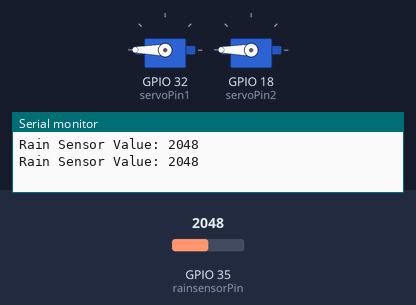
A sketch run on a simulated ESP32. Parts: 2 × servo, the last lines printed to the serial monitor. The inputs (shaded band) are chosen by the test bench; at power-on: GPIO 35 (rainsensorPin) = 2048.

Above: at 1.8 s.
1.9 s: GPIO 35 (rainsensorPin) set to 2429
3.4 s: GPIO 35 (rainsensorPin) set to 2560
At 5.1 s:
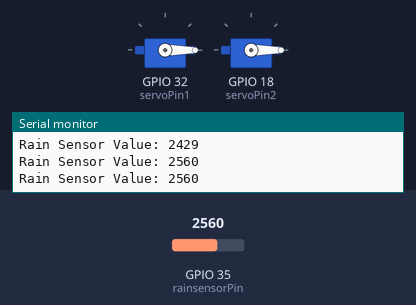
5.5 s: GPIO 35 (rainsensorPin) set to 2460
At 7.2 s:
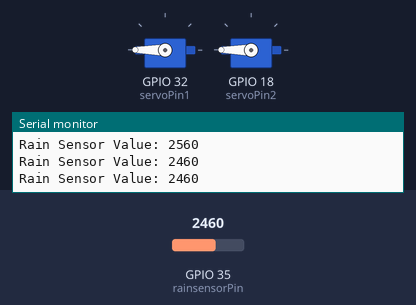
7.5 s: GPIO 35 (rainsensorPin) set to 2540
At 9.3 s:
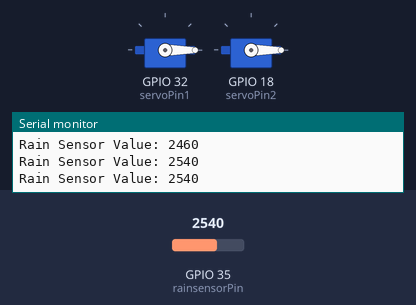
Timing chart, 0 to 10.5 s (numbered marks = the images above; inputs shaded):
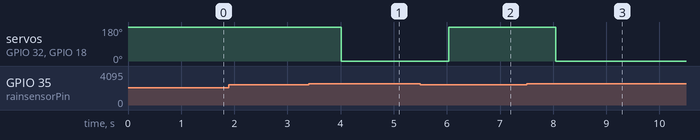

Measured:
- the behaviour switches between 2499 and 2500 on GPIO 35 (rainsensorPin) (found by bisection; images 0 and 1)
- after the input at 3.4 s, servo on GPIO 32 (servoPin1), servo on GPIO 18 (servoPin2): 180° → 0° after 0.62 s
- after the input at 5.5 s, servo on GPIO 32 (servoPin1), servo on GPIO 18 (servoPin2): 0° → 180° after 0.53 s
- after the input at 7.5 s, servo on GPIO 32 (servoPin1), servo on GPIO 18 (servoPin2): 180° → 0° after 0.55 s

The sketch:

shutter.ino
```cpp
#include <ESP32Servo.h>
Servo myservo;  // create servo object to control a servo
Servo myservo1;  // create servo object to control a servo
// 16 servo objects can be created on the ESP32

int pos1 = 0;    // variable to store the servo position
int pos2 = 0;    // variable to store the servo position

// Recommended PWM GPIO pins on the ESP32 include 2,4,12-19,21-23,25-27,32-33
int servoPin1 = 32;
int servoPin2 = 18;
int rainsensorPin = 35;
int interval = 2400;

void setup() {
  // Allow allocation of all timers
  ESP32PWM::allocateTimer(0);
  ESP32PWM::allocateTimer(1);
  ESP32PWM::allocateTimer(2);
  ESP32PWM::allocateTimer(3);
  myservo.setPeriodHertz(50);    // standard 50 hz servo
  myservo1.setPeriodHertz(50);
  myservo.attach(servoPin1, 500, 2400); // attaches the servo on pin 18 to the servo object
  myservo1.attach(servoPin2, 500, 2400); // attaches the servo on pin 18 to the servo object
  // using default min/max of 1000us and 2000us
  // different servos may require different min/max settings
  // for an accurate 0 to 180 sweep
  Serial.begin(9600); // Initialize serial communication
}

void loop() {
  int rainValue = analogRead(rainsensorPin);

  // Print the sensor value to the Serial Monitor
  Serial.print("Rain Sensor Value: ");
  Serial.println(rainValue);

  // Map the rain sensor value to the LEDC brightness range (0-255)
  int brightness = rainValue;

  if (rainValue < 2500) {
    if (pos1 != 180) {
      pos1 = 180;
      pos2 = 180;
      myservo.write(pos1);
      myservo1.write(pos2);
      delay(15);
    }
  } else {
    if (pos1 != 0) {
      pos1 = 0;
      pos2 = 0;
      myservo.write(pos1);
      myservo1.write(pos2);
      delay(15);
    }
  }

  // Delay before the next reading
  delay(1000);
}
```
